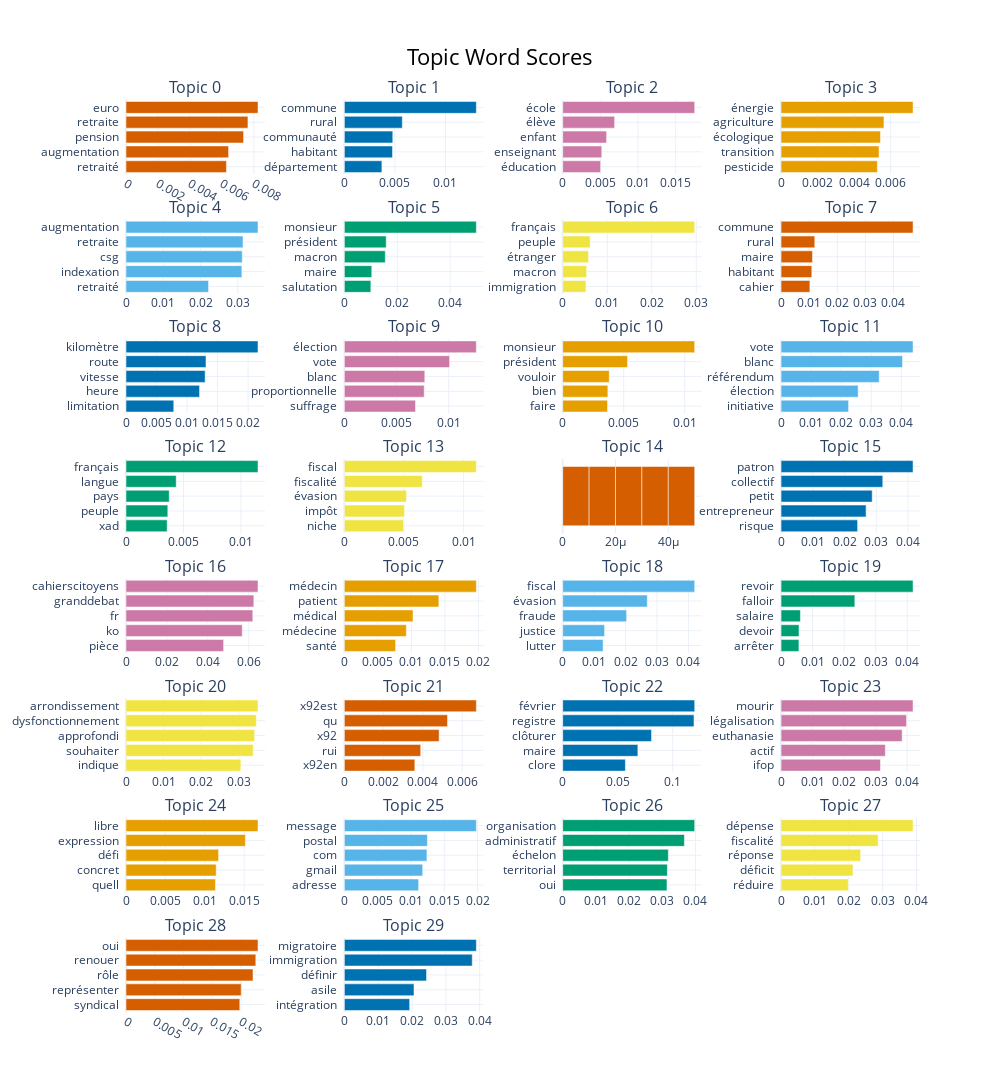

The notebook cell saved with this chart:
### Code cell
fig = topic_model.visualize_barchart(top_n_topics=30)
fig.show()
fig.write_html("size30_barchart_topics.html")

### Figure 1 — Plotly figure (JSON) as saved in the notebook; plotly's stock layout.template omitted (floating-point values rounded to 4 significant figures)
{"data": [{"marker": {"color": "#D55E00"}, "orientation": "h", "type": "bar", "x": [0.006284, 0.006417, 0.007355, 0.007627, 0.008257], "xaxis": "x", "y": ["retraité  ", "augmentation  ", "pension  ", "retraite  ", "euro  "], "yaxis": "y"}, {"marker": {"color": "#0072B2"}, "orientation": "h", "type": "bar", "x": [0.003713, 0.004764, 0.004789, 0.00573, 0.01306], "xaxis": "x2", "y": ["département  ", "habitant  ", "communauté  ", "rural  ", "commune  "], "yaxis": "y2"}, {"marker": {"color": "#CC79A7"}, "orientation": "h", "type": "bar", "x": [0.005036, 0.00519, 0.005829, 0.006896, 0.01753], "xaxis": "x3", "y": ["éducation  ", "enseignant  ", "enfant  ", "élève  ", "école  "], "yaxis": "y3"}, {"marker": {"color": "#E69F00"}, "orientation": "h", "type": "bar", "x": [0.005271, 0.005361, 0.005438, 0.005631, 0.007223], "xaxis": "x4", "y": ["pesticide  ", "transition  ", "écologique  ", "agriculture  ", "énergie  "], "yaxis": "y4"}, {"marker": {"color": "#56B4E9"}, "orientation": "h", "type": "bar", "x": [0.02214, 0.03108, 0.03119, 0.03139, 0.03541], "xaxis": "x5", "y": ["retraité  ", "indexation  ", "csg  ", "retraite  ", "augmentation  "], "yaxis": "y5"}, {"marker": {"color": "#009E73"}, "orientation": "h", "type": "bar", "x": [0.01001, 0.01036, 0.01547, 0.01582, 0.0499], "xaxis": "x6", "y": ["salutation  ", "maire  ", "macron  ", "président  ", "monsieur  "], "yaxis": "y6"}, {"marker": {"color": "#F0E442"}, "orientation": "h", "type": "bar", "x": [0.005225, 0.005365, 0.005791, 0.006171, 0.02965], "xaxis": "x7", "y": ["immigration  ", "macron  ", "étranger  ", "peuple  ", "français  "], "yaxis": "y7"}, {"marker": {"color": "#D55E00"}, "orientation": "h", "type": "bar", "x": [0.01026, 0.01095, 0.01119, 0.012, 0.04696], "xaxis": "x8", "y": ["cahier  ", "habitant  ", "maire  ", "rural  ", "commune  "], "yaxis": "y8"}, {"marker": {"color": "#0072B2"}, "orientation": "h", "type": "bar", "x": [0.007828, 0.01205, 0.01297, 0.0131, 0.02163], "xaxis": "x9", "y": ["limitation  ", "heure  ", "vitesse  ", "route  ", "kilomètre  "], "yaxis": "y9"}, {"marker": {"color": "#CC79A7"}, "orientation": "h", "type": "bar", "x": [0.006816, 0.007651, 0.007708, 0.01008, 0.01265], "xaxis": "x10", "y": ["suffrage  ", "proportionnelle  ", "blanc  ", "vote  ", "élection  "], "yaxis": "y10"}, {"marker": {"color": "#E69F00"}, "orientation": "h", "type": "bar", "x": [0.003674, 0.003702, 0.003813, 0.005314, 0.01082], "xaxis": "x11", "y": ["faire  ", "bien  ", "vouloir  ", "président  ", "monsieur  "], "yaxis": "y11"}, {"marker": {"color": "#56B4E9"}, "orientation": "h", "type": "bar", "x": [0.02248, 0.02566, 0.03267, 0.04043, 0.04393], "xaxis": "x12", "y": ["initiative  ", "élection  ", "référendum  ", "blanc  ", "vote  "], "yaxis": "y12"}, {"marker": {"color": "#009E73"}, "orientation": "h", "type": "bar", "x": [0.003581, 0.003637, 0.00376, 0.004368, 0.01149], "xaxis": "x13", "y": ["xad  ", "peuple  ", "pays  ", "langue  ", "français  "], "yaxis": "y13"}, {"marker": {"color": "#F0E442"}, "orientation": "h", "type": "bar", "x": [0.00497, 0.005035, 0.005207, 0.006533, 0.01107], "xaxis": "x14", "y": ["niche  ", "impôt  ", "évasion  ", "fiscalité  ", "fiscal  "], "yaxis": "y14"}, {"marker": {"color": "#D55E00"}, "orientation": "h", "type": "bar", "x": [1e-05, 1e-05, 1e-05, 1e-05, 1e-05], "xaxis": "x15", "y": ["  ", "  ", "  ", "  ", "  "], "yaxis": "y15"}, {"marker": {"color": "#0072B2"}, "orientation": "h", "type": "bar", "x": [0.02412, 0.0268, 0.02872, 0.03206, 0.0416], "xaxis": "x16", "y": ["risque  ", "entrepreneur  ", "petit  ", "collectif  ", "patron  "], "yaxis": "y16"}, {"marker": {"color": "#CC79A7"}, "orientation": "h", "type": "bar", "x": [0.0477, 0.05678, 0.06195, 0.06245, 0.06449], "xaxis": "x17", "y": ["pièce  ", "ko  ", "fr  ", "granddebat  ", "cahierscitoyens  "], "yaxis": "y17"}, {"marker": {"color": "#E69F00"}, "orientation": "h", "type": "bar", "x": [0.007648, 0.009247, 0.01025, 0.0141, 0.0197], "xaxis": "x18", "y": ["santé  ", "médecine  ", "médical  ", "patient  ", "médecin  "], "yaxis": "y18"}, {"marker": {"color": "#56B4E9"}, "orientation": "h", "type": "bar", "x": [0.01286, 0.01333, 0.02033, 0.02691, 0.04199], "xaxis": "x19", "y": ["lutter  ", "justice  ", "fraude  ", "évasion  ", "fiscal  "], "yaxis": "y19"}, {"marker": {"color": "#009E73"}, "orientation": "h", "type": "bar", "x": [0.005662, 0.005691, 0.006136, 0.02338, 0.04184], "xaxis": "x20", "y": ["arrêter  ", "devoir  ", "salaire  ", "falloir  ", "revoir  "], "yaxis": "y20"}, {"marker": {"color": "#F0E442"}, "orientation": "h", "type": "bar", "x": [0.03062, 0.03391, 0.03428, 0.03474, 0.03519], "xaxis": "x21", "y": ["indique  ", "souhaiter  ", "approfondi  ", "dysfonctionnement  ", "arrondissement  "], "yaxis": "y21"}, {"marker": {"color": "#D55E00"}, "orientation": "h", "type": "bar", "x": [0.003589, 0.003887, 0.004826, 0.005252, 0.006721], "xaxis": "x22", "y": ["x92en  ", "rui  ", "x92  ", "qu  ", "x92est  "], "yaxis": "y22"}, {"marker": {"color": "#0072B2"}, "orientation": "h", "type": "bar", "x": [0.05694, 0.06828, 0.08066, 0.1193, 0.1199], "xaxis": "x23", "y": ["clore  ", "maire  ", "clôturer  ", "registre  ", "février  "], "yaxis": "y23"}, {"marker": {"color": "#CC79A7"}, "orientation": "h", "type": "bar", "x": [0.03155, 0.0331, 0.03843, 0.03982, 0.04189], "xaxis": "x24", "y": ["ifop  ", "actif  ", "euthanasie  ", "légalisation  ", "mourir  "], "yaxis": "y24"}, {"marker": {"color": "#E69F00"}, "orientation": "h", "type": "bar", "x": [0.01135, 0.01145, 0.01175, 0.01515, 0.01675], "xaxis": "x25", "y": ["quell  ", "concret  ", "défi  ", "expression  ", "libre  "], "yaxis": "y25"}, {"marker": {"color": "#56B4E9"}, "orientation": "h", "type": "bar", "x": [0.01115, 0.01176, 0.01239, 0.01247, 0.01982], "xaxis": "x26", "y": ["adresse  ", "gmail  ", "com  ", "postal  ", "message  "], "yaxis": "y26"}, {"marker": {"color": "#009E73"}, "orientation": "h", "type": "bar", "x": [0.03142, 0.03154, 0.03183, 0.03668, 0.03978], "xaxis": "x27", "y": ["oui  ", "territorial  ", "échelon  ", "administratif  ", "organisation  "], "yaxis": "y27"}, {"marker": {"color": "#F0E442"}, "orientation": "h", "type": "bar", "x": [0.01986, 0.02124, 0.0235, 0.02868, 0.03899], "xaxis": "x28", "y": ["réduire  ", "déficit  ", "réponse  ", "fiscalité  ", "dépense  "], "yaxis": "y28"}, {"marker": {"color": "#D55E00"}, "orientation": "h", "type": "bar", "x": [0.01978, 0.02002, 0.02207, 0.02256, 0.02294], "xaxis": "x29", "y": ["syndical  ", "représenter  ", "rôle  ", "renouer  ", "oui  "], "yaxis": "y29"}, {"marker": {"color": "#0072B2"}, "orientation": "h", "type": "bar", "x": [0.01929, 0.02057, 0.02428, 0.03778, 0.039], "xaxis": "x30", "y": ["intégration  ", "asile  ", "définir  ", "immigration  ", "migratoire  "], "yaxis": "y30"}], "layout": {"annotations": [{"font": {"size": 16}, "showarrow": false, "text": "Topic 0", "x": 0.0875, "xanchor": "center", "xref": "paper", "y": 1, "yanchor": "bottom", "yref": "paper"}, {"font": {"size": 16}, "showarrow": false, "text": "Topic 1", "x": 0.3625, "xanchor": "center", "xref": "paper", "y": 1, "yanchor": "bottom", "yref": "paper"}, {"font": {"size": 16}, "showarrow": false, "text": "Topic 2", "x": 0.6375, "xanchor": "center", "xref": "paper", "y": 1, "yanchor": "bottom", "yref": "paper"}, {"font": {"size": 16}, "showarrow": false, "text": "Topic 3", "x": 0.9125, "xanchor": "center", "xref": "paper", "y": 1, "yanchor": "bottom", "yref": "paper"}, {"font": {"size": 16}, "showarrow": false, "text": "Topic 4", "x": 0.0875, "xanchor": "center", "xref": "paper", "y": 0.8687, "yanchor": "bottom", "yref": "paper"}, {"font": {"size": 16}, "showarrow": false, "text": "Topic 5", "x": 0.3625, "xanchor": "center", "xref": "paper", "y": 0.8687, "yanchor": "bottom", "yref": "paper"}, {"font": {"size": 16}, "showarrow": false, "text": "Topic 6", "x": 0.6375, "xanchor": "center", "xref": "paper", "y": 0.8687, "yanchor": "bottom", "yref": "paper"}, {"font": {"size": 16}, "showarrow": false, "text": "Topic 7", "x": 0.9125, "xanchor": "center", "xref": "paper", "y": 0.8687, "yanchor": "bottom", "yref": "paper"}, {"font": {"size": 16}, "showarrow": false, "text": "Topic 8", "x": 0.0875, "xanchor": "center", "xref": "paper", "y": 0.7375, "yanchor": "bottom", "yref": "paper"}, {"font": {"size": 16}, "showarrow": false, "text": "Topic 9", "x": 0.3625, "xanchor": "center", "xref": "paper", "y": 0.7375, "yanchor": "bottom", "yref": "paper"}, {"font": {"size": 16}, "showarrow": false, "text": "Topic 10", "x": 0.6375, "xanchor": "center", "xref": "paper", "y": 0.7375, "yanchor": "bottom", "yref": "paper"}, {"font": {"size": 16}, "showarrow": false, "text": "Topic 11", "x": 0.9125, "xanchor": "center", "xref": "paper", "y": 0.7375, "yanchor": "bottom", "yref": "paper"}, {"font": {"size": 16}, "showarrow": false, "text": "Topic 12", "x": 0.0875, "xanchor": "center", "xref": "paper", "y": 0.6062, "yanchor": "bottom", "yref": "paper"}, {"font": {"size": 16}, "showarrow": false, "text": "Topic 13", "x": 0.3625, "xanchor": "center", "xref": "paper", "y": 0.6062, "yanchor": "bottom", "yref": "paper"}, {"font": {"size": 16}, "showarrow": false, "text": "Topic 14", "x": 0.6375, "xanchor": "center", "xref": "paper", "y": 0.6062, "yanchor": "bottom", "yref": "paper"}, {"font": {"size": 16}, "showarrow": false, "text": "Topic 15", "x": 0.9125, "xanchor": "center", "xref": "paper", "y": 0.6062, "yanchor": "bottom", "yref": "paper"}, {"font": {"size": 16}, "showarrow": false, "text": "Topic 16", "x": 0.0875, "xanchor": "center", "xref": "paper", "y": 0.475, "yanchor": "bottom", "yref": "paper"}, {"font": {"size": 16}, "showarrow": false, "text": "Topic 17", "x": 0.3625, "xanchor": "center", "xref": "paper", "y": 0.475, "yanchor": "bottom", "yref": "paper"}, {"font": {"size": 16}, "showarrow": false, "text": "Topic 18", "x": 0.6375, "xanchor": "center", "xref": "paper", "y": 0.475, "yanchor": "bottom", "yref": "paper"}, {"font": {"size": 16}, "showarrow": false, "text": "Topic 19", "x": 0.9125, "xanchor": "center", "xref": "paper", "y": 0.475, "yanchor": "bottom", "yref": "paper"}, {"font": {"size": 16}, "showarrow": false, "text": "Topic 20", "x": 0.0875, "xanchor": "center", "xref": "paper", "y": 0.3437, "yanchor": "bottom", "yref": "paper"}, {"font": {"size": 16}, "showarrow": false, "text": "Topic 21", "x": 0.3625, "xanchor": "center", "xref": "paper", "y": 0.3437, "yanchor": "bottom", "yref": "paper"}, {"font": {"size": 16}, "showarrow": false, "text": "Topic 22", "x": 0.6375, "xanchor": "center", "xref": "paper", "y": 0.3437, "yanchor": "bottom", "yref": "paper"}, {"font": {"size": 16}, "showarrow": false, "text": "Topic 23", "x": 0.9125, "xanchor": "center", "xref": "paper", "y": 0.3437, "yanchor": "bottom", "yref": "paper"}, {"font": {"size": 16}, "showarrow": false, "text": "Topic 24", "x": 0.0875, "xanchor": "center", "xref": "paper", "y": 0.2125, "yanchor": "bottom", "yref": "paper"}, {"font": {"size": 16}, "showarrow": false, "text": "Topic 25", "x": 0.3625, "xanchor": "center", "xref": "paper", "y": 0.2125, "yanchor": "bottom", "yref": "paper"}, {"font": {"size": 16}, "showarrow": false, "text": "Topic 26", "x": 0.6375, "xanchor": "center", "xref": "paper", "y": 0.2125, "yanchor": "bottom", "yref": "paper"}, {"font": {"size": 16}, "showarrow": false, "text": "Topic 27", "x": 0.9125, "xanchor": "center", "xref": "paper", "y": 0.2125, "yanchor": "bottom", "yref": "paper"}, {"font": {"size": 16}, "showarrow": false, "text": "Topic 28", "x": 0.0875, "xanchor": "center", "xref": "paper", "y": 0.08125, "yanchor": "bottom", "yref": "paper"}, {"font": {"size": 16}, "showarrow": false, "text": "Topic 29", "x": 0.3625, "xanchor": "center", "xref": "paper", "y": 0.08125, "yanchor": "bottom", "yref": "paper"}], "height": 2000, "hoverlabel": {"bgcolor": "white", "font": {"family": "Rockwell", "size": 16}}, "showlegend": false, "title": {"font": {"color": "Black", "size": 22}, "text": "Topic Word Scores", "x": 0.5, "xanchor": "center", "yanchor": "top"}, "width": 1000, "xaxis": {"anchor": "y", "domain": [0, 0.175], "showgrid": true}, "xaxis10": {"anchor": "y10", "domain": [0.275, 0.45], "showgrid": true}, "xaxis11": {"anchor": "y11", "domain": [0.55, 0.725], "showgrid": true}, "xaxis12": {"anchor": "y12", "domain": [0.825, 1], "showgrid": true}, "xaxis13": {"anchor": "y13", "domain": [0, 0.175], "showgrid": true}, "xaxis14": {"anchor": "y14", "domain": [0.275, 0.45], "showgrid": true}, "xaxis15": {"anchor": "y15", "domain": [0.55, 0.725], "showgrid": true}, "xaxis16": {"anchor": "y16", "domain": [0.825, 1], "showgrid": true}, "xaxis17": {"anchor": "y17", "domain": [0, 0.175], "showgrid": true}, "xaxis18": {"anchor": "y18", "domain": [0.275, 0.45], "showgrid": true}, "xaxis19": {"anchor": "y19", "domain": [0.55, 0.725], "showgrid": true}, "xaxis2": {"anchor": "y2", "domain": [0.275, 0.45], "showgrid": true}, "xaxis20": {"anchor": "y20", "domain": [0.825, 1], "showgrid": true}, "xaxis21": {"anchor": "y21", "domain": [0, 0.175], "showgrid": true}, "xaxis22": {"anchor": "y22", "domain": [0.275, 0.45], "showgrid": true}, "xaxis23": {"anchor": "y23", "domain": [0.55, 0.725], "showgrid": true}, "xaxis24": {"anchor": "y24", "domain": [0.825, 1], "showgrid": true}, "xaxis25": {"anchor": "y25", "domain": [0, 0.175], "showgrid": true}, "xaxis26": {"anchor": "y26", "domain": [0.275, 0.45], "showgrid": true}, "xaxis27": {"anchor": "y27", "domain": [0.55, 0.725], "showgrid": true}, "xaxis28": {"anchor": "y28", "domain": [0.825, 1], "showgrid": true}, "xaxis29": {"anchor": "y29", "domain": [0, 0.175], "showgrid": true}, "xaxis3": {"anchor": "y3", "domain": [0.55, 0.725], "showgrid": true}, "xaxis30": {"anchor": "y30", "domain": [0.275, 0.45], "showgrid": true}, "xaxis31": {"anchor": "y31", "domain": [0.55, 0.725], "showgrid": true}, "xaxis32": {"anchor": "y32", "domain": [0.825, 1], "showgrid": true}, "xaxis4": {"anchor": "y4", "domain": [0.825, 1], "showgrid": true}, "xaxis5": {"anchor": "y5", "domain": [0, 0.175], "showgrid": true}, "xaxis6": {"anchor": "y6", "domain": [0.275, 0.45], "showgrid": true}, "xaxis7": {"anchor": "y7", "domain": [0.55, 0.725], "showgrid": true}, "xaxis8": {"anchor": "y8", "domain": [0.825, 1], "showgrid": true}, "xaxis9": {"anchor": "y9", "domain": [0, 0.175], "showgrid": true}, "yaxis": {"anchor": "x", "domain": [0.9187, 1], "showgrid": true}, "yaxis10": {"anchor": "x10", "domain": [0.6562, 0.7375], "showgrid": true}, "yaxis11": {"anchor": "x11", "domain": [0.6562, 0.7375], "showgrid": true}, "yaxis12": {"anchor": "x12", "domain": [0.6562, 0.7375], "showgrid": true}, "yaxis13": {"anchor": "x13", "domain": [0.525, 0.6062], "showgrid": true}, "yaxis14": {"anchor": "x14", "domain": [0.525, 0.6062], "showgrid": true}, "yaxis15": {"anchor": "x15", "domain": [0.525, 0.6062], "showgrid": true}, "yaxis16": {"anchor": "x16", "domain": [0.525, 0.6062], "showgrid": true}, "yaxis17": {"anchor": "x17", "domain": [0.3937, 0.475], "showgrid": true}, "yaxis18": {"anchor": "x18", "domain": [0.3937, 0.475], "showgrid": true}, "yaxis19": {"anchor": "x19", "domain": [0.3937, 0.475], "showgrid": true}, "yaxis2": {"anchor": "x2", "domain": [0.9187, 1], "showgrid": true}, "yaxis20": {"anchor": "x20", "domain": [0.3937, 0.475], "showgrid": true}, "yaxis21": {"anchor": "x21", "domain": [0.2625, 0.3437], "showgrid": true}, "yaxis22": {"anchor": "x22", "domain": [0.2625, 0.3437], "showgrid": true}, "yaxis23": {"anchor": "x23", "domain": [0.2625, 0.3437], "showgrid": true}, "yaxis24": {"anchor": "x24", "domain": [0.2625, 0.3437], "showgrid": true}, "yaxis25": {"anchor": "x25", "domain": [0.1312, 0.2125], "showgrid": true}, "yaxis26": {"anchor": "x26", "domain": [0.1312, 0.2125], "showgrid": true}, "yaxis27": {"anchor": "x27", "domain": [0.1312, 0.2125], "showgrid": true}, "yaxis28": {"anchor": "x28", "domain": [0.1312, 0.2125], "showgrid": true}, "yaxis29": {"anchor": "x29", "domain": [0, 0.08125], "showgrid": true}, "yaxis3": {"anchor": "x3", "domain": [0.9187, 1], "showgrid": true}, "yaxis30": {"anchor": "x30", "domain": [0, 0.08125], "showgrid": true}, "yaxis31": {"anchor": "x31", "domain": [0, 0.08125], "showgrid": true}, "yaxis32": {"anchor": "x32", "domain": [0, 0.08125], "showgrid": true}, "yaxis4": {"anchor": "x4", "domain": [0.9187, 1], "showgrid": true}, "yaxis5": {"anchor": "x5", "domain": [0.7875, 0.8687], "showgrid": true}, "yaxis6": {"anchor": "x6", "domain": [0.7875, 0.8687], "showgrid": true}, "yaxis7": {"anchor": "x7", "domain": [0.7875, 0.8687], "showgrid": true}, "yaxis8": {"anchor": "x8", "domain": [0.7875, 0.8687], "showgrid": true}, "yaxis9": {"anchor": "x9", "domain": [0.6562, 0.7375], "showgrid": true}}}
